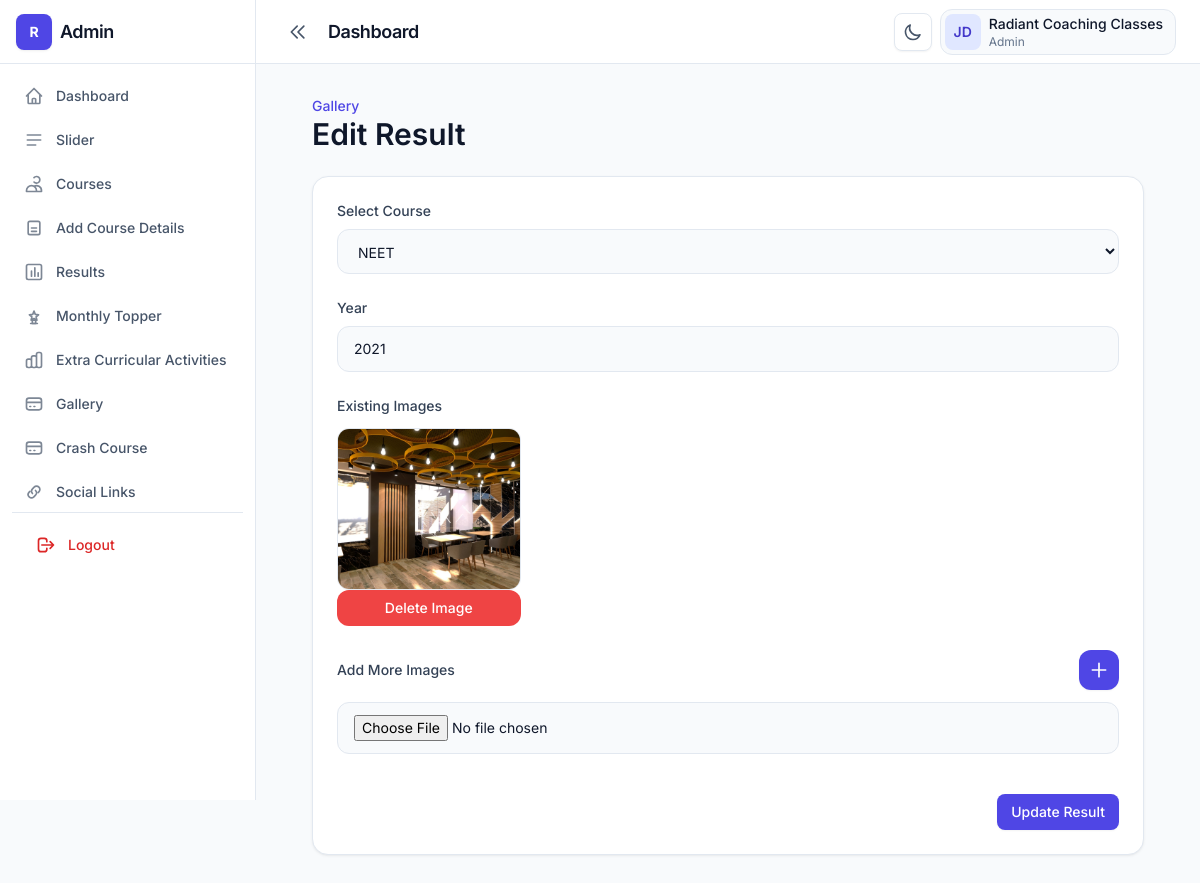
The app's page /edit-result.php?id=6 (signed in) with its own data.
### tables this page shows
CREATE TABLE IF NOT EXISTS `results` (
  `id` int NOT NULL AUTO_INCREMENT,
  `course_id` int NOT NULL,
  `year` year NOT NULL,
  `created_at` date DEFAULT NULL,
  `updated_at` date DEFAULT NULL,
  PRIMARY KEY (`id`)
);

CREATE TABLE IF NOT EXISTS `courses` (
  `id` int NOT NULL AUTO_INCREMENT,
  `title` varchar(100) DEFAULT NULL,
  `description` text,
  `status` tinyint(1) DEFAULT '1',
  `created_at` timestamp NULL DEFAULT CURRENT_TIMESTAMP,
  `updated_at` timestamp NULL DEFAULT CURRENT_TIMESTAMP ON UPDATE CURRENT_TIMESTAMP,
  PRIMARY KEY (`id`)
);

CREATE TABLE IF NOT EXISTS `result_images` (
  `id` int NOT NULL AUTO_INCREMENT,
  `result_id` int NOT NULL,
  `image` varchar(255) NOT NULL,
  PRIMARY KEY (`id`)
);

### src/edit-result.php (the view, shortened to what this page needs)
<?php
include('../conn.php');
$id = $_GET['id'];
$stmt = $conn->prepare("
    SELECT *
    FROM results
    WHERE id = :id
");
$stmt->execute([
    ':id' => $id
]);
$result = $stmt->fetch(PDO::FETCH_ASSOC);
$stmt = $conn->prepare("
    SELECT id, title
    FROM courses
    WHERE status = 1
    ORDER BY title ASC
");
$stmt->execute();
$courses = $stmt->fetchAll(PDO::FETCH_ASSOC);
$stmt = $conn->prepare("
    SELECT *
    FROM result_images
    WHERE result_id = :id
");
$stmt->execute([
    ':id' => $id
]);
$images = $stmt->fetchAll(PDO::FETCH_ASSOC);
?>
<!DOCTYPE html>
<html lang="en" class="h-full">
<head>
    <link rel="stylesheet"
        href="../dist/css/output.css" />
</head>
<body class="h-full bg-slate-50 text-slate-900 dark:bg-slate-950 dark:text-slate-100">
    <div class="flex min-h-full">
        <?php include('sidebar.php'); ?>
        <div class="flex min-h-screen flex-1 flex-col lg:min-h-0">
            <?php include('header.php'); ?>
            <main class="flex-1 overflow-auto p-4 lg:p-8">
                <div class="container max-w-4xl">
                    <div class="mb-6">
                        <p class="text-sm font-medium text-brand-600 dark:text-brand-400">
                            Gallery
                        </p>
                        <h2 class="text-display-sm text-slate-900 dark:text-white">
                            Edit Result
                        </h2>
                    </div>
                    <form method="POST"
                        enctype="multipart/form-data">
                        <div class="rounded-2xl border border-slate-200 bg-white shadow-card dark:border-slate-800 dark:bg-slate-900">
                            <div class="space-y-6 p-6">
                                <div>
                                    <label class="mb-2 block text-sm font-medium text-slate-700 dark:text-slate-300">
                                        Select Course
                                    </label>
                                    <select
                                        name="course_id"
                                        required
                                        class="w-full rounded-xl border border-slate-200 bg-slate-50 px-4 py-3 text-sm outline-none ring-brand-500/30 focus:border-brand-300 focus:bg-white focus:ring-4 dark:border-slate-700 dark:bg-slate-950 dark:focus:bg-slate-950">
                                        <?php foreach($courses as $course){ ?>
                                            <option
                                                value="<?php echo $course['id']; ?>"
                                                <?php if($course['id'] == $result['course_id']) echo 'selected'; ?>>
                                                <?php echo $course['title']; ?>
                                            </option>
                                        <?php } ?>
                                    </select>
                                </div>
                                <div>
                                    <label class="mb-2 block text-sm font-medium text-slate-700 dark:text-slate-300">
                                        Year
                                    </label>
                                    <input
                                        type="number"
                                        name="year"
                                        required
                                        value="<?php echo $result['year']; ?>"
                                        class="w-full rounded-xl border border-slate-200 bg-slate-50 px-4 py-3 text-sm outline-none ring-brand-500/30 placeholder:text-slate-400 focus:border-brand-300 focus:bg-white focus:ring-4 dark:border-slate-700 dark:bg-slate-950 dark:focus:bg-slate-950" />
                                </div>
                                <div>
    <label class="mb-3 block text-sm font-medium text-slate-700 dark:text-slate-300">
        Existing Images
    </label>
    <div class="grid grid-cols-2 gap-4 md:grid-cols-4">
        <?php foreach($images as $image){ ?>
            <div class="space-y-2">
                <div class="overflow-hidden rounded-xl border border-slate-200 dark:border-slate-700">
                    <img
                        src="uploads/results/<?php echo $image['image']; ?>"
                        class="h-40 w-full object-cover rounded-lg" />
                </div>
                <a
                    href="delete-image.php?id=<?php echo $image['id']; ?>&table=result_images&folder=uploads/results&redirect=edit-result.php&foreign_key=result_id"
                    onclick="return confirm('Delete this image?')"
                    class="flex w-full items-center justify-center rounded-xl bg-red-500 px-3 py-2 text-sm font-medium text-white transition hover:bg-red-600">
                    Delete Image
                </a>
            </div>
        <?php } ?>
    </div>
</div>
                                <div>
                                    <div class="mb-3 flex items-center justify-between">
                                        <label class="text-sm font-medium text-slate-700 dark:text-slate-300">
                                            Add More Images
                                        </label>
                                        <button
                                            type="button"
                                            onclick="addImageField()"
                                            class="flex h-10 w-10 items-center justify-center rounded-xl bg-brand-600 text-white shadow-sm transition hover:bg-brand-700">
                                            <svg class="h-5 w-5"
                                                fill="none"
                                                stroke="currentColor"
                                                viewBox="0 0 24 24">
                                                <path
                                                    stroke-linecap="round"
                                                    stroke-linejoin="round"
                                                    stroke-width="2"
                                                    d="M12 4v16m8-8H4" />
                                            </svg>
                                        </button>
                                    </div>
                                    <div id="image-fields"
                                        class="space-y-3">
                                        <input
                                            type="file"
                                            name="images[]"
                                            class="block w-full rounded-xl border border-slate-200 bg-slate-50 px-4 py-3 text-sm dark:border-slate-700 dark:bg-slate-950" />
                                    </div>
                                </div>
                                <div class="flex justify-end gap-3 pt-4">
                                    <button
                                        type="submit"
                                        name="update_result"
                                        class="btn btn-primary">
                                        Update Result
                                    </button>
                                </div>
                            </div>
                        </div>
                    </form>
                </div>
            </main>
        </div>
    </div>
</body>
</html>

### records on screen
results: course_id "NEET", year "2021"
result_images: image (picture)
